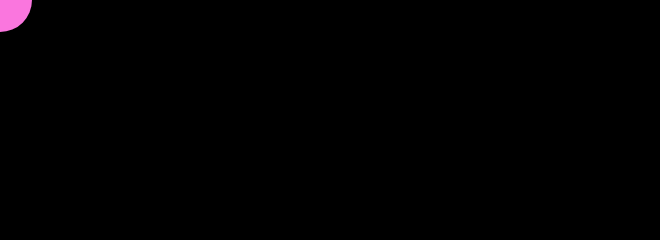
Frame 1 (no input)
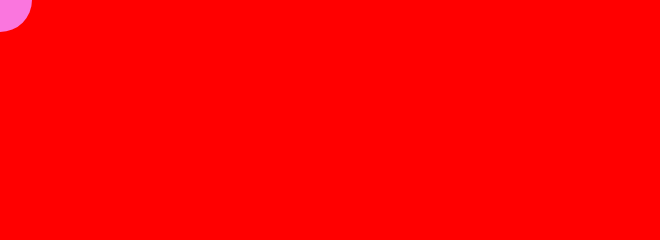
Frame 60 (no input)
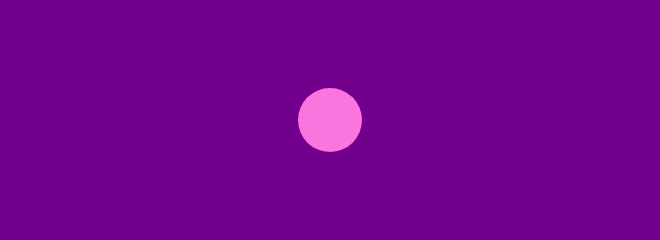
Frame 120 (the mouse pressed at the canvas centre since frame 60)

The p5.js sketch that drew these frames (run headless with seeded random() and noise() and a simulated clock; from frame 60 on, the mouse is pressed at the canvas centre):

// p5.js sketch
// ── sketch.js
 var r=0;
 var b=0;
function setup() {
  createCanvas(660,240);
  
}
function draw() 
{	
	background(r,0,b);
  noStroke();
	r=map(mouseX,600,0,0,255);
	b=map(mouseX,600,0,255,0);
	fill(250,118,222);
	ellipse(mouseX,mouseY,64,64);
}
